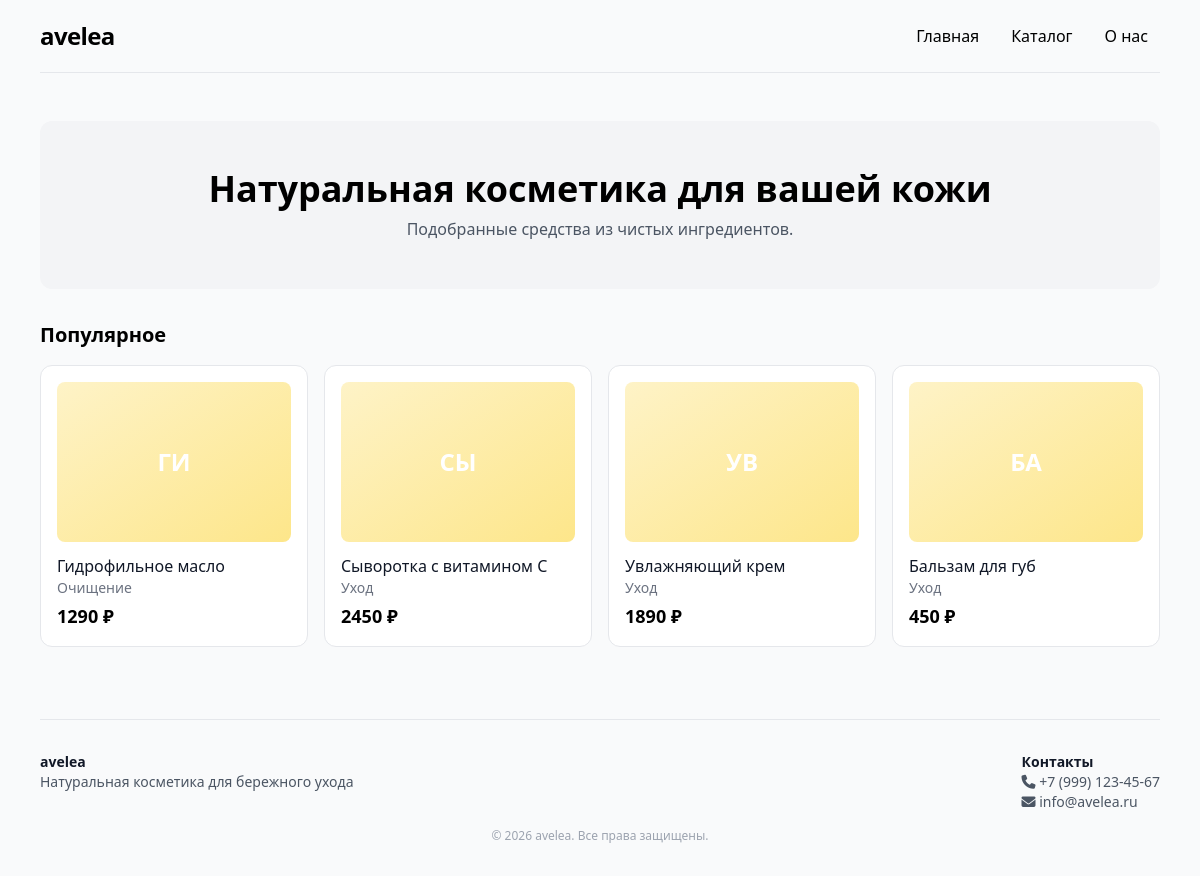
Before: / with the older database file.
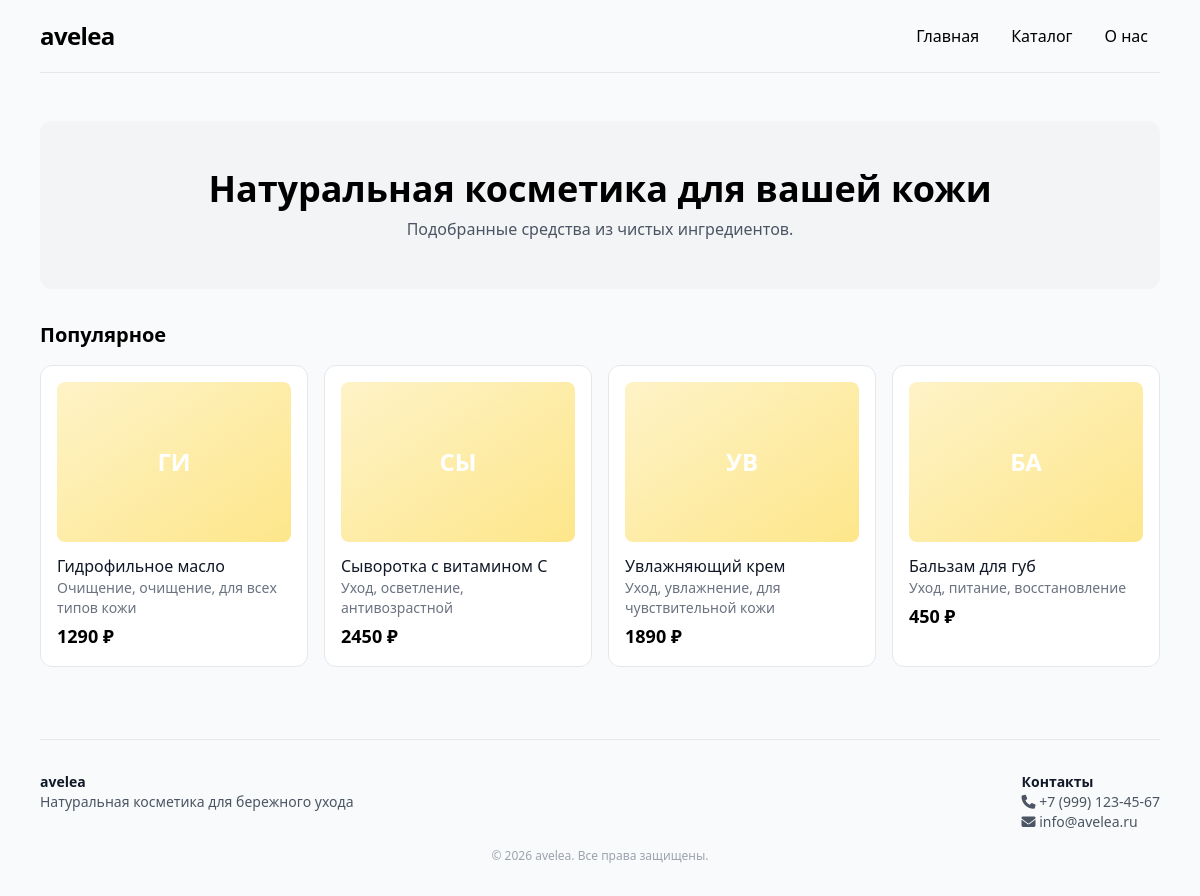
After: the same page with the newer database file.
### app/models.py (models this page shows)
class Product(Base):
    __tablename__ = "products"
    id = Column(Integer, primary_key=True, index=True)
    name = Column(String(200), nullable=False)
    category = Column(String(300), nullable=True)
    brand = Column(String(100), nullable=True)
    price = Column(Integer, nullable=False)
    popular = Column(Boolean, default=False)
    description = Column(Text, nullable=True)
    volume = Column(String(50), nullable=True)
    image = Column(String(200), nullable=True)
    tags = Column(String(200), nullable=True)

### app/main.py (the view)
@app.get("/", response_class=HTMLResponse)
async def index(request: Request, db: Session = Depends(get_db)):
    popular = db.query(Product).filter(Product.popular == True).limit(6).all()
    return templates.TemplateResponse("index.html", {
        "request": request,
        "popular": popular,
    })

### app/templates/index.html
{% extends "base.html" %}
{% block content %}
<div class="text-center py-12 bg-gray-100 rounded-xl mb-8">
    <h1 class="text-3xl md:text-4xl font-semibold">Натуральная косметика для вашей кожи</h1>
    <p class="text-gray-600 mt-2">Подобранные средства из чистых ингредиентов.</p>
</div>
<h2 class="text-xl font-semibold mb-4">Популярное</h2>
<div class="grid grid-cols-2 md:grid-cols-3 lg:grid-cols-4 gap-4">
    {% for product in popular %}
    <a href="/product/{{ product.id }}"
       class="border border-gray-200 rounded-xl overflow-hidden hover:shadow-md transition bg-white p-4 block">
        {% if product.image %}
        <img src="{{ product.image }}" alt="{{ product.name }}"
             class="w-full h-40 object-cover rounded-lg mb-3">
        {% else %}
        <div class="w-full h-40 bg-gradient-to-br from-amber-100 to-amber-200 rounded-lg mb-3 flex items-center justify-center text-2xl font-bold text-white">
            {{ product.name[:2].upper() }}
        </div>
        {% endif %}
        <h3 class="font-medium text-gray-900">{{ product.name }}</h3>
        <p class="text-sm text-gray-500">
            {{ product.category.replace(',', ', ') if product.category else "" }}
        </p>
        <p class="text-lg font-semibold mt-1">{{ product.price|int }} ₽</p>
    </a>
    {% endfor %}
</div>
{% endblock %}

Changed rows visible on the page:
changed Product "ГИ": category "Очищение" → "Очищение, очищение, для всех типов кожи"
changed Product "СЫ": category "Уход" → "Уход, осветление, антивозрастной"
changed Product "УВ": category "Уход" → "Уход, увлажнение, для чувствительной кожи"
changed Product "БА": category "Уход" → "Уход, питание, восстановление"
